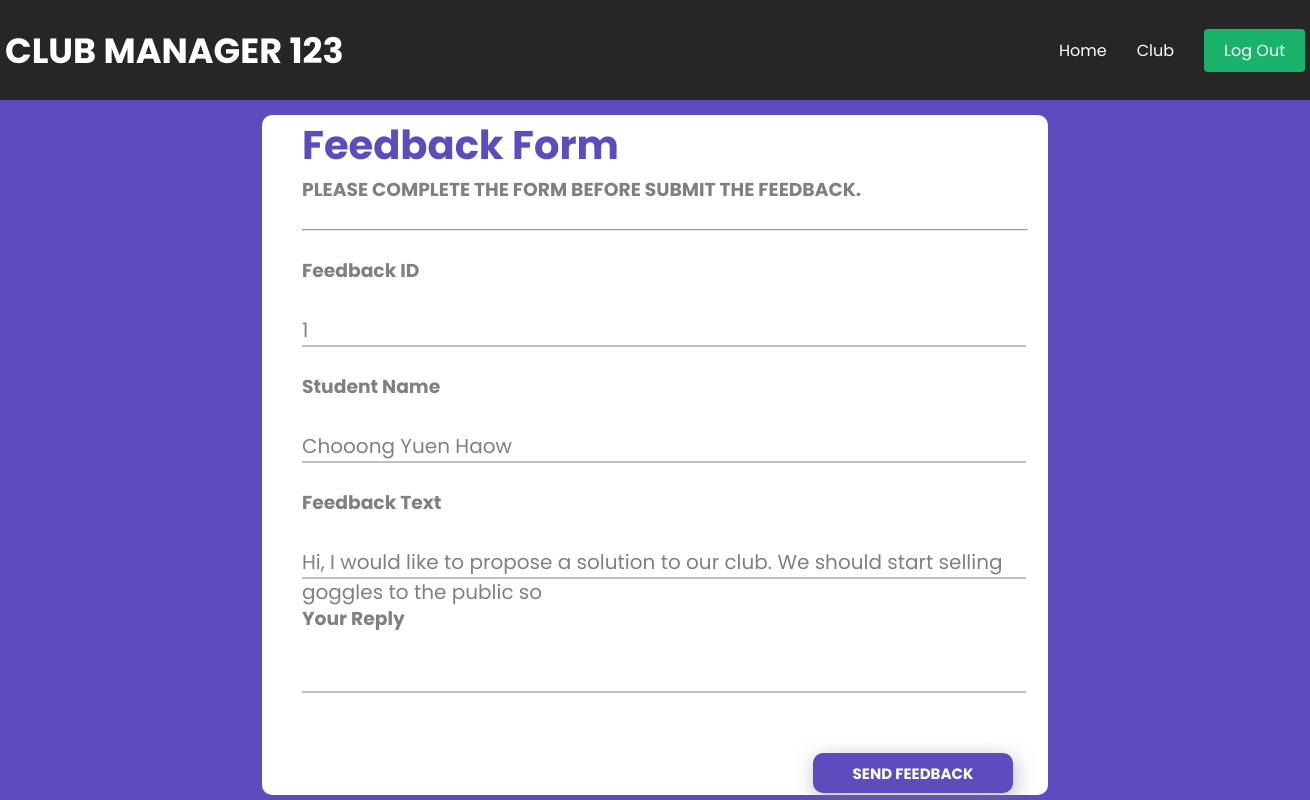
/php/adminReplyFeedback.php?feedbackID=1, run on the app's committed database.
### tables this page shows
CREATE TABLE IF NOT EXISTS `feedback` (
  `feedback_ID` int NOT NULL AUTO_INCREMENT,
  `club_name` varchar(255) NOT NULL,
  `student_name` varchar(255) NOT NULL,
  `feedback_text` varchar(255) NOT NULL,
  `admin_replies` varchar(255) DEFAULT NULL,
  `committee_replies` varchar(255) DEFAULT NULL,
  PRIMARY KEY (`feedback_ID`),
  KEY `club_id` (`club_name`)
);

### php/adminReplyFeedback.php (the view, shortened to what this page needs)
<?php
     include "../template/adminNavbar.php";
     global $con;
     $feedbackid = $_GET['feedbackID'];
     $query = "SELECT * FROM feedback WHERE feedback_ID = '$feedbackid'";
     $result = mysqli_query($con, $query);
     $row = $result -> fetch_assoc();
     $feedID = $row['feedback_ID'];
     $studentName = $row['student_name'];
     $text = $row['feedback_text'];
?>
<!DOCTYPE html>
<html lang="en">
<head>
     <link rel="stylesheet" href="../css/fixedForm.css">
</head>
<body>
     <?php echo'
     <div>
          <form method="post" id="form">
          <div class="box" style="height:680px">
            <div class="content">
                <h2>Feedback Form</h2>
                <div class="field">
                <h3>PLEASE COMPLETE THE FORM BEFORE SUBMIT THE FEEDBACK.</h3><br>
                <hr><br>
                <h3>Feedback ID</h3>
                <div class="fixed" name="feedbackID" >'.$feedID.'</div><br>
                <h3>Student Name</h3>
                <div class="fixed" name="feedbackID" >'.$studentName.'</div><br>
                <h3>Feedback Text</h3>
                <div class="fixed" name="feedbackID" >'.$text.'</div><br>
                <h3>Your Reply</h3>
               <input type="text" name="adminText"></input>
                </div>
                <input type="submit" class="send-btn" id="submit" value="SEND FEEDBACK"></input>
            </div>
        </div>
          </form>
     </div>';
     ?>
</body>
</html>

### css/navbar_.css (style rules this page uses)
* { margin: 0; padding: 0; list-style: none; text-decoration: none; }

### css/fixedForm.css (style rules this page uses)
* { font-family: 'Poppins'; }
body { background-color: rgb(94, 75, 190); }
.box { width:60%; height:300px; background-color: white; position:relative; margin:auto; border-radius:10px; }
.content { margin-top: 15px; margin-left:40px; }
h2 { color:rgb(94, 75, 190); font-size: 40px; }
.field { color:grey; width: 97%; }
input { margin-top:30px; border:none; border-bottom:2px solid silver; background-color: transparent; width: 100%; height:30px; font-size: 20px; resize: none; outline: none; }
.send-btn { position:relative; float:right; margin-right:35px; margin-top: 60px; color:white; background-color:rgb(94, 75, 190); width:200px; height:40px; font-size:15px; border:0px; border-radius:10px; cursor:pointer; font-weight:bold; box-shadow: 2px 5px 20px rgba(119,119,119,.5); }
hr { height:0.2px; width:100%; margin:auto; background-color:rgb(94, 75, 190); }
.fixed { margin-top:30px; border:none; border-bottom:2px solid silver; background-color: transparent; width: 100%; height:30px; font-size: 20px; resize: none; outline: none; }

### data on the page
feedback: feedback_ID "1", student_name "Chooong Yuen Haow", feedback_text "Hi, I would like to propose a solution to our club. We should start selling goggles to the public so"
